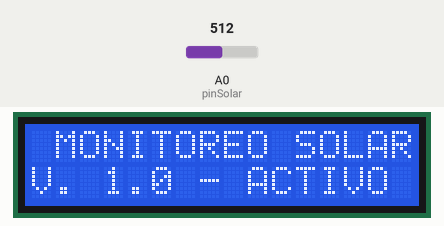
The sketch below on a simulated Arduino Uno, built with avr-gcc and run on an emulated ATmega328P. Parts: 16×2 character LCD. The inputs (shaded band) are chosen by the test bench; at power-on: A0 (pinSolar) = 512.

Above: at 2.7 s.
At 7.9 s:
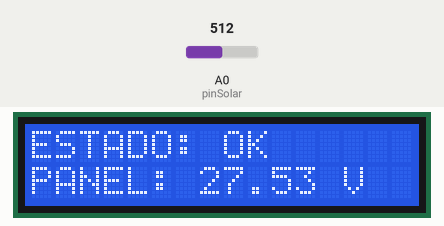
8.0 s: A0 (pinSolar) set to 716
At 9.5 s:
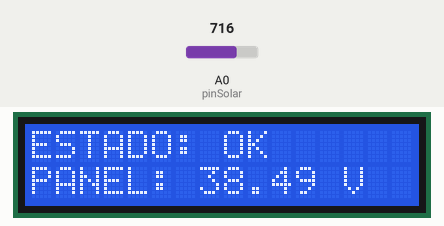
9.8 s: A0 (pinSolar) set to 900
At 10.9 s:
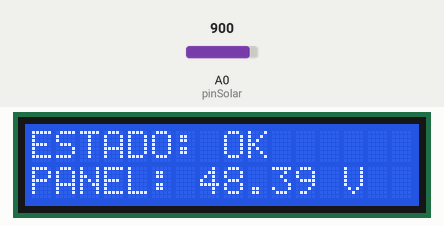
11.4 s: A0 (pinSolar) set to 1023
At 12.1 s:
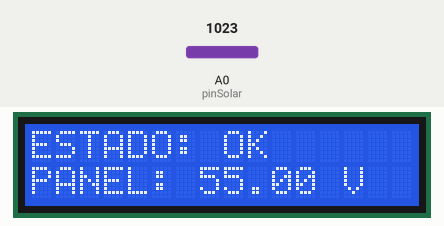
Timing chart, 0 to 14.4 s (numbered marks = the images above; inputs shaded):
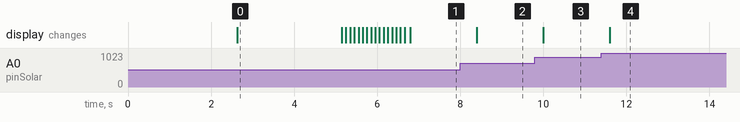

The sketch:

panel_solar.ino
```cpp
#include <Wire.h>
#include <LiquidCrystal_I2C.h>

// Configuración del LCD: Dirección 0x27, 16 columnas y 2 filas
LiquidCrystal_I2C lcd(0x27, 16, 2);

const int pinSolar = A0;

// --- AJUSTE DE RESISTENCIAS (Divisor de Voltaje) ---
float R1 = 10000.0; // Resistencia de 10k ohm
float R2 = 1000.0;  // Resistencia de 1k ohm

void setup() {
  lcd.init();
  lcd.backlight();

  // ==========================================
  //         PANTALLA DE PRESENTACIÓN
  // ==========================================
  lcd.setCursor(0, 0);
  lcd.print("    PROYECTO    "); // Espacios para centrar
  lcd.setCursor(0, 1);
  lcd.print("  ECO-EDIFICIO  ");
  delay(2500); // Pausa de 2.5 segundos

  lcd.clear();
  lcd.setCursor(0, 0);
  lcd.print(" MONITOREO SOLAR");
  lcd.setCursor(0, 1);
  lcd.print("V. 1.0 - ACTIVO");
  delay(2500);

  lcd.clear();
  lcd.setCursor(0, 0);
  lcd.print("INICIANDO SENSOR");
  lcd.setCursor(0, 1);
  for (int i = 0; i < 16; i++) {
    lcd.print("."); // Animación de carga de puntitos
    delay(100);
  }

  lcd.clear();
  // ==========================================
}

void loop() {
  // Lectura del sensor
  int valorADC = analogRead(pinSolar);

  // Cálculo de voltajes
  float voltajePin = (valorADC * 5.0) / 1023.0;
  float voltajePanel = voltajePin * ((R1 + R2) / R2);

  // Mostrar resultados en el LCD
  lcd.setCursor(0, 0);
  lcd.print("ESTADO: OK      "); // Indica que el sistema corre

  lcd.setCursor(0, 1);
  lcd.print("PANEL: ");
  lcd.print(voltajePanel, 2);
  lcd.print(" V    "); // Espacios para evitar basura visual

  delay(500); // Refresca cada medio segundo
}
```

Measured:
- after the input at 8.0 s, the display: changes after 0.40 s (image 2)
- after the input at 9.8 s, the display: changes after 0.20 s (image 3)
- after the input at 11.4 s, the display: changes after 0.20 s (image 4)
- what the display in image 0 shows lasts 2.5 s, from 2.6 s to 5.1 s
